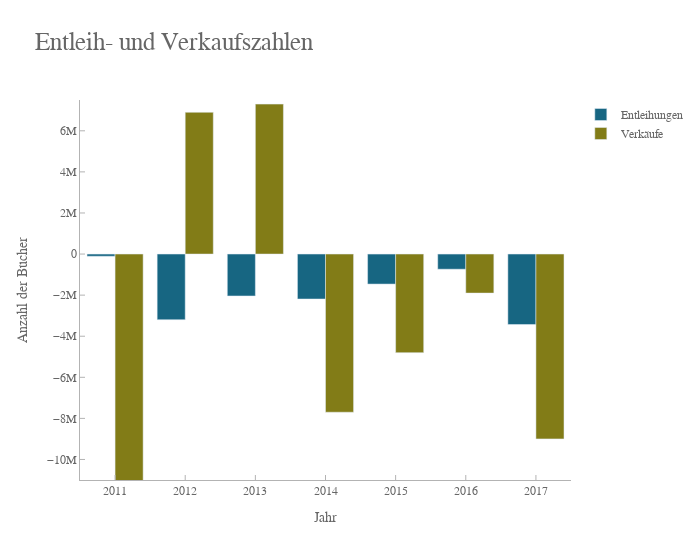

Here is the notebook cell this chart was saved with:
### Markdown cell above
### Wie verändern sich die Ausleih- und Verkaufszahlen in den letzten Jahren?
Diese Grafik wurde in der Präsentation (Dashboard) verwendet.

### Code cell
fig = go.Figure()

# lendings and sales
fig.add_trace(go.Bar(x=df['year.1'][:8], y=df['lendings_change'], name='Entleihungen', marker_color=blue))
fig.add_trace(go.Bar(x=df['year.1'][:8], y=df['sales_change'], name='Verkäufe', marker_color=green))

fig.update_layout(title='Entleih- und Verkaufszahlen',
                    title_font_size=25,
                    xaxis_title='Jahr',
                    yaxis_title='Anzahl der Bücher',
                    font_family='Gravitas One',
                    font_color=dark_grey,
                    plot_bgcolor=white,
                    width=700,
                   )

fig.update_xaxes(title_text='Jahr', range=[2010.5, 2017.5], ticks='inside', fixedrange=True, tickcolor=grey, tickwidth=1, linecolor=grey, dtick=1)
fig.update_yaxes(tick0=0, ticks='inside', range=[-11000000,7500000], fixedrange=True, tickcolor=grey, linecolor=grey)

fig.show()

### Figure 1 — Plotly figure (JSON) as saved in the notebook; plotly's stock layout.template omitted (floating-point values rounded to 4 significant figures)
{"data": [{"marker": {"color": "#176682"}, "name": "Entleihungen", "type": "bar", "x": [2010, 2011, 2012, 2013, 2014, 2015, 2016, 2017], "y": [null, -108282, -3197542, -2040928, -2189695, -1461396, -737718, -3430318, 2125947, 4631913, -43258049]}, {"marker": {"color": "#827C17"}, "name": "Verkäufe", "type": "bar", "x": [2010, 2011, 2012, 2013, 2014, 2015, 2016, 2017], "y": [null, -12600000, 6900000, 7300000, -7700000, -4800000, -1900000, -9000000, null, null, null]}], "layout": {"font": {"color": "#666666", "family": "Gravitas One"}, "plot_bgcolor": "#ffffff", "title": {"font": {"size": 25}, "text": "Entleih- und Verkaufszahlen"}, "width": 700, "xaxis": {"dtick": 1, "fixedrange": true, "linecolor": "#b3b3b3", "range": [2010.0, 2018.0], "tickcolor": "#b3b3b3", "ticks": "inside", "tickwidth": 1, "title": {"text": "Jahr"}}, "yaxis": {"fixedrange": true, "linecolor": "#b3b3b3", "range": [-11000000, 7500000], "tick0": 0, "tickcolor": "#b3b3b3", "ticks": "inside", "title": {"text": "Anzahl der Bücher"}}}}
